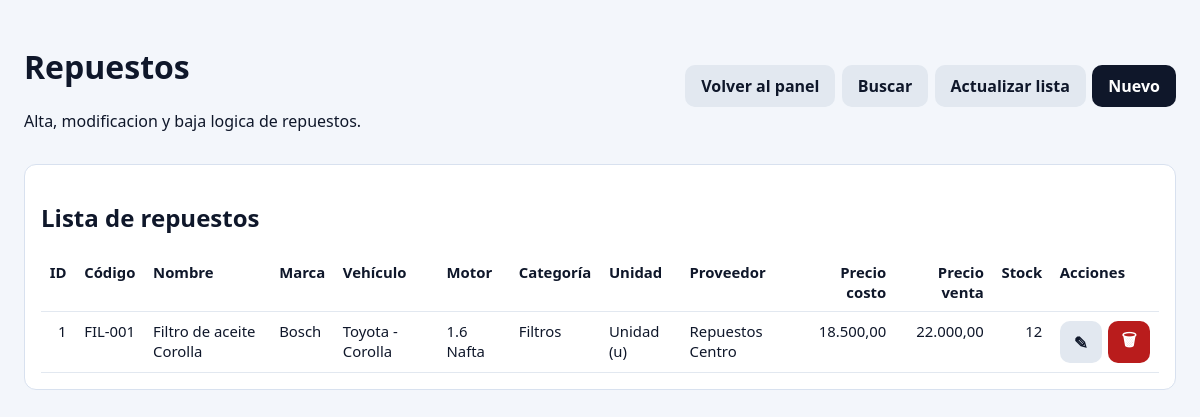
The app's page /compras.php (signed in) with its own data.
### tables this page shows
CREATE TABLE IF NOT EXISTS repuestos (
  id_repuesto INT AUTO_INCREMENT PRIMARY KEY,
  codigo VARCHAR(50) NOT NULL UNIQUE,
  nombre VARCHAR(150) NOT NULL,
  id_marca INT NULL,
  id_categoria INT NULL,
  id_unidad INT NULL,
  id_ubicacion INT NULL,
  id_proveedor INT NULL,
  stock_actual INT DEFAULT 0,
  stock_minimo INT DEFAULT 5,
  precio_costo DECIMAL(10,2) NULL,
  precio_venta DECIMAL(10,2) NULL,
  fecha_ingreso TIMESTAMP NOT NULL DEFAULT CURRENT_TIMESTAMP,
  activo TINYINT(1) DEFAULT 1,
  CONSTRAINT fk_repuestos_marca FOREIGN KEY (id_marca) REFERENCES marcas(id_marca),
  CONSTRAINT fk_repuestos_categoria FOREIGN KEY (id_categoria) REFERENCES categorias(id_categoria),
  CONSTRAINT fk_repuestos_unidad FOREIGN KEY (id_unidad) REFERENCES unidades(id_unidad),
  CONSTRAINT fk_repuestos_proveedor FOREIGN KEY (id_proveedor) REFERENCES proveedores(id_proveedor)
);

CREATE TABLE IF NOT EXISTS marcas (
  id_marca INT AUTO_INCREMENT PRIMARY KEY,
  nombre_marca VARCHAR(100) NOT NULL,
  activo TINYINT(1) DEFAULT 1
);

CREATE TABLE IF NOT EXISTS vehiculos_marcas (
  id_vehiculo_marca INT AUTO_INCREMENT PRIMARY KEY,
  nombre_marca_v VARCHAR(100) NOT NULL,
  activo TINYINT(1) DEFAULT 1
);

CREATE TABLE IF NOT EXISTS vehiculos_modelos (
  id_modelo INT AUTO_INCREMENT PRIMARY KEY,
  id_vehiculo_marca INT NOT NULL,
  nombre_modelo VARCHAR(100) NOT NULL,
  activo TINYINT(1) DEFAULT 1,
  CONSTRAINT fk_vehiculos_modelos_marca FOREIGN KEY (id_vehiculo_marca) REFERENCES vehiculos_marcas(id_vehiculo_marca)
);

CREATE TABLE IF NOT EXISTS motorizaciones (
  id_motorizacion INT AUTO_INCREMENT PRIMARY KEY,
  nombre_motor VARCHAR(100) NOT NULL,
  descripcion VARCHAR(255) NULL,
  activo TINYINT(1) DEFAULT 1
);

CREATE TABLE IF NOT EXISTS categorias (
  id_categoria INT AUTO_INCREMENT PRIMARY KEY,
  nombre_categoria VARCHAR(100) NOT NULL,
  activo TINYINT(1) DEFAULT 1
);

CREATE TABLE IF NOT EXISTS proveedores (
  id_proveedor INT AUTO_INCREMENT PRIMARY KEY,
  razon_social VARCHAR(150) NOT NULL,
  cuit VARCHAR(20) NULL UNIQUE,
  activo TINYINT(1) DEFAULT 1
);

### public/compras.php (the view, shortened to what this page needs)
<?php
$projectRoot = dirname(__DIR__);
try {
    $pdo = Database::connect($projectRoot);
} catch (Throwable $e) {
    http_response_code(500);
    echo 'No se pudo conectar a la base de datos: ' . htmlspecialchars($e->getMessage());
    exit;
}
try {
    $params = [];
    $sqlRepuestos =
        'SELECT r.id_repuesto,
                r.codigo,
                r.nombre,
                r.precio_costo,
                r.precio_venta,
                r.stock_actual,
                r.stock_minimo,
                r.activo,
                ma.nombre_marca AS marca,
                vm.nombre_marca_v AS vehiculo_marca,
                vmo.nombre_modelo AS vehiculo_modelo,
                mot.nombre_motor AS motorizacion,
                c.nombre_categoria AS categoria,
                CONCAT(u.nombre_unidad, " (", u.abreviatura, ")") AS unidad,
                p.razon_social AS proveedor
         FROM repuestos r
         LEFT JOIN marcas ma ON ma.id_marca = r.id_marca
         LEFT JOIN categorias c ON c.id_categoria = r.id_categoria
         LEFT JOIN unidades u ON u.id_unidad = r.id_unidad
         LEFT JOIN proveedores p ON p.id_proveedor = r.id_proveedor
         LEFT JOIN compatibilidad_vehiculos cv ON cv.id_repuesto = r.id_repuesto AND cv.activo = 1
         LEFT JOIN vehiculos_modelos vmo ON vmo.id_modelo = cv.id_modelo
         LEFT JOIN vehiculos_marcas vm ON vm.id_vehiculo_marca = vmo.id_vehiculo_marca
         LEFT JOIN motorizaciones mot ON mot.id_motorizacion = cv.id_motorizacion';
    $sqlRepuestos .= ' ORDER BY r.id_repuesto DESC';
    $stmtRepuestos = $pdo->prepare($sqlRepuestos);
    $stmtRepuestos->execute($params);
    $repuestos = $stmtRepuestos->fetchAll();
} catch (Throwable $e) {
    $error = 'No fue posible cargar la pantalla de repuestos: ' . $e->getMessage();
    $repuestos = [];
}
?>
<!doctype html>
<html lang="es">
<head>
</head>
<body>
<div class="container">
    <div class="top">
        <div>
            <h1>Repuestos</h1>
            <p>Alta, modificacion y baja logica de repuestos.</p>
        </div>
        <div class="actions">
            <a class="btn btn-muted" href="/dashboard.php">Volver al panel</a>
            <a class="btn btn-muted" href="/compras.php?show_filters=1">Buscar</a>
            <a class="btn btn-muted" href="/actualizar_repuestos.php">Actualizar lista</a>
            <a class="btn btn-primary" href="/compras.php?new=1">Nuevo</a>
        </div>
    </div>
    <div class="panel">
        <h2>Lista de repuestos</h2>
        <table>
            <thead>
            <tr>
                <th class="num">ID</th>
                <th>Código</th>
                <th>Nombre</th>
                <th>Marca</th>
                <th>Vehículo</th>
                <th>Motor</th>
                <th>Categoría</th>
                <th>Unidad</th>
                <th>Proveedor</th>
                <th class="num">Precio costo</th>
                <th class="num">Precio venta</th>
                <th class="num">Stock</th>
                <th>Acciones</th>
            </tr>
            </thead>
            <tbody>
            <?php if (count($repuestos) === 0): ?>
                <tr>
                    <td colspan="13">No hay repuestos cargados.</td>
                </tr>
            <?php else: ?>
                <?php foreach ($repuestos as $row): ?>
                    <tr>
                        <td class="num"><?= (int) $row['id_repuesto'] ?></td>
                        <td><?= htmlspecialchars((string) $row['codigo']) ?></td>
                        <td><?= htmlspecialchars((string) $row['nombre']) ?></td>
                        <td><?= htmlspecialchars((string) ($row['marca'] ?? '')) ?></td>
                        <td><?= htmlspecialchars((string) (($row['vehiculo_marca'] ?? '-') . ' - ' . ($row['vehiculo_modelo'] ?? '-'))) ?></td>
                        <td><?= htmlspecialchars((string) ($row['motorizacion'] ?? '-')) ?></td>
                        <td><?= htmlspecialchars((string) ($row['categoria'] ?? '')) ?></td>
                        <td><?= htmlspecialchars((string) ($row['unidad'] ?? '')) ?></td>
                        <td><?= htmlspecialchars((string) ($row['proveedor'] ?? '')) ?></td>
                        <td class="num"><?= number_format((float) ($row['precio_costo'] ?? 0), 2, ',', '.') ?></td>
                        <td class="num"><?= number_format((float) ($row['precio_venta'] ?? 0), 2, ',', '.') ?></td>
                        <td class="num"><?= (int) ($row['stock_actual'] ?? 0) ?></td>
                        <td>
                            <div class="table-actions">
                                <a class="btn btn-muted btn-icon" href="/compras.php?edit=<?= (int) $row['id_repuesto'] ?>" title="Editar" aria-label="Editar">
                                    &#9998;
                                </a>
                                <?php if ((int) $row['activo'] === 1): ?>
                                    <a class="btn btn-danger btn-icon" href="/compras.php?delete=<?= (int) $row['id_repuesto'] ?>" title="Dar de baja" aria-label="Dar de baja">
                                        &#128465;
                                    </a>
                                <?php endif; ?>
                            </div>
                        </td>
                    </tr>
                <?php endforeach; ?>
            <?php endif; ?>
            </tbody>
        </table>
    </div>
</div>
</body>
</html>

### public/compras.php (style rules this page uses)
body { font-family: Segoe UI, Arial, sans-serif; margin: 1.5rem; background: #f3f6fb; color: #0f172a; }
.container { max-width: 1200px; margin: 0 auto; }
.top { display: flex; justify-content: space-between; align-items: center; gap: 1rem; margin-bottom: 1rem; }
.btn { display: inline-block; text-decoration: none; border: 0; border-radius: 10px; padding: 0.65rem 1rem; cursor: pointer; font-weight: 600; }
.btn-primary { background: #0f172a; color: #fff; }
.btn-muted { background: #e2e8f0; color: #0f172a; }
.btn-danger { background: #b91c1c; color: #fff; }
.btn-icon { width: 42px; height: 42px; padding: 0; display: inline-flex; align-items: center; justify-content: center; font-size: 1.05rem; border-radius: 10px; }
.panel { background: #fff; border: 1px solid #d8e1ef; border-radius: 12px; padding: 1rem; margin-bottom: 1rem; }
table { width: 100%; border-collapse: collapse; }
th, td { border-bottom: 1px solid #e2e8f0; padding: 0.55rem; text-align: left; font-size: 0.93rem; vertical-align: top; }
.num { text-align: right; }
.actions { display: flex; gap: 0.4rem; flex-wrap: wrap; }
.table-actions { display: flex; gap: 0.4rem; flex-wrap: nowrap; align-items: center; }

### records on screen
repuestos: id_repuesto "1", codigo "FIL-001", nombre "Filtro de aceite Corolla", id_marca.nombre_marca "Bosch", vehiculos_marcas.nombre_marca_v "Toyota - Corolla", motorizaciones.nombre_motor "1.6 Nafta", id_categoria.nombre_categoria "Filtros", unidad "Unidad (u)", id_proveedor.razon_social "Repuestos Centro", precio_costo "18.500,00", precio_venta "22.000,00", stock_actual "12"
